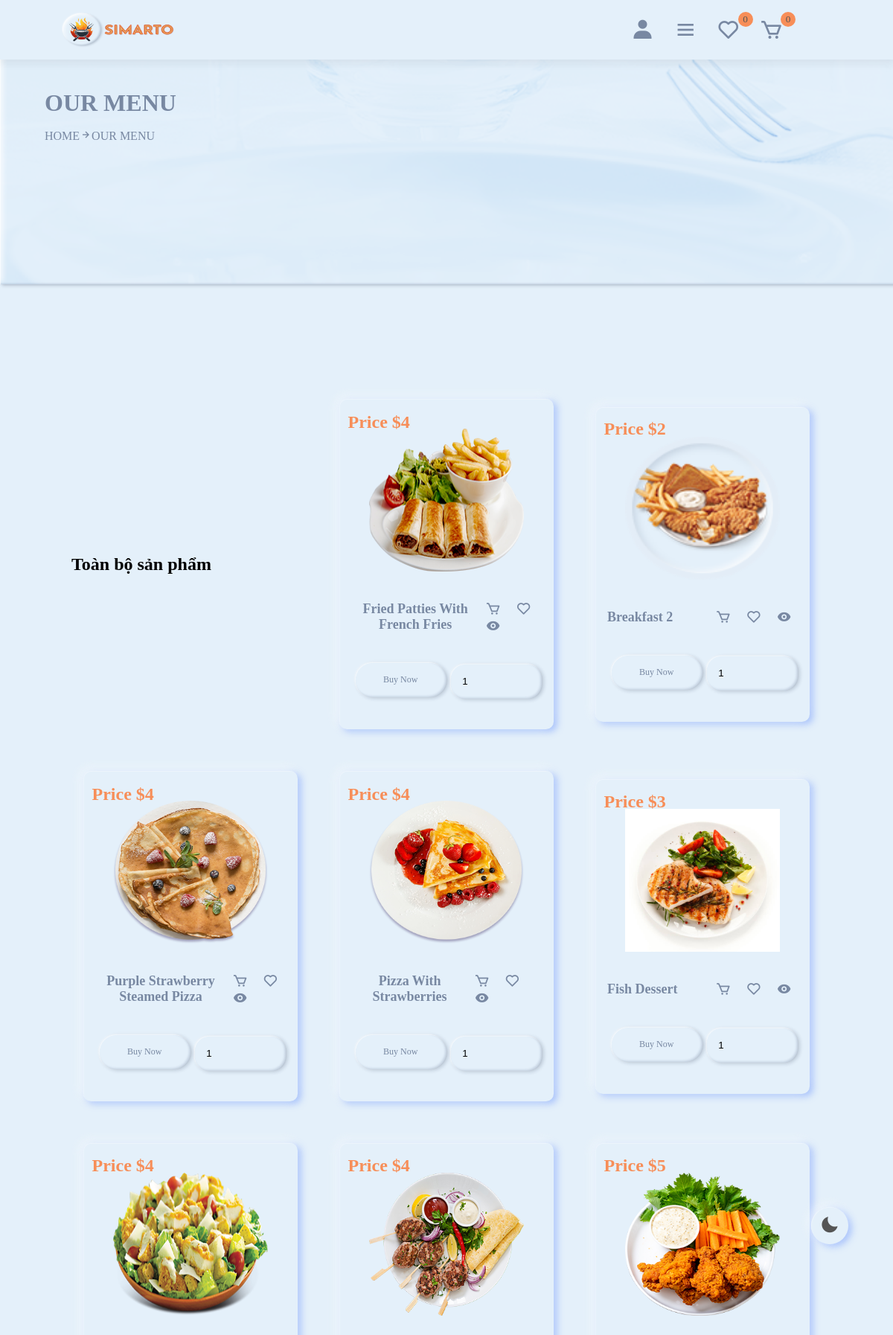
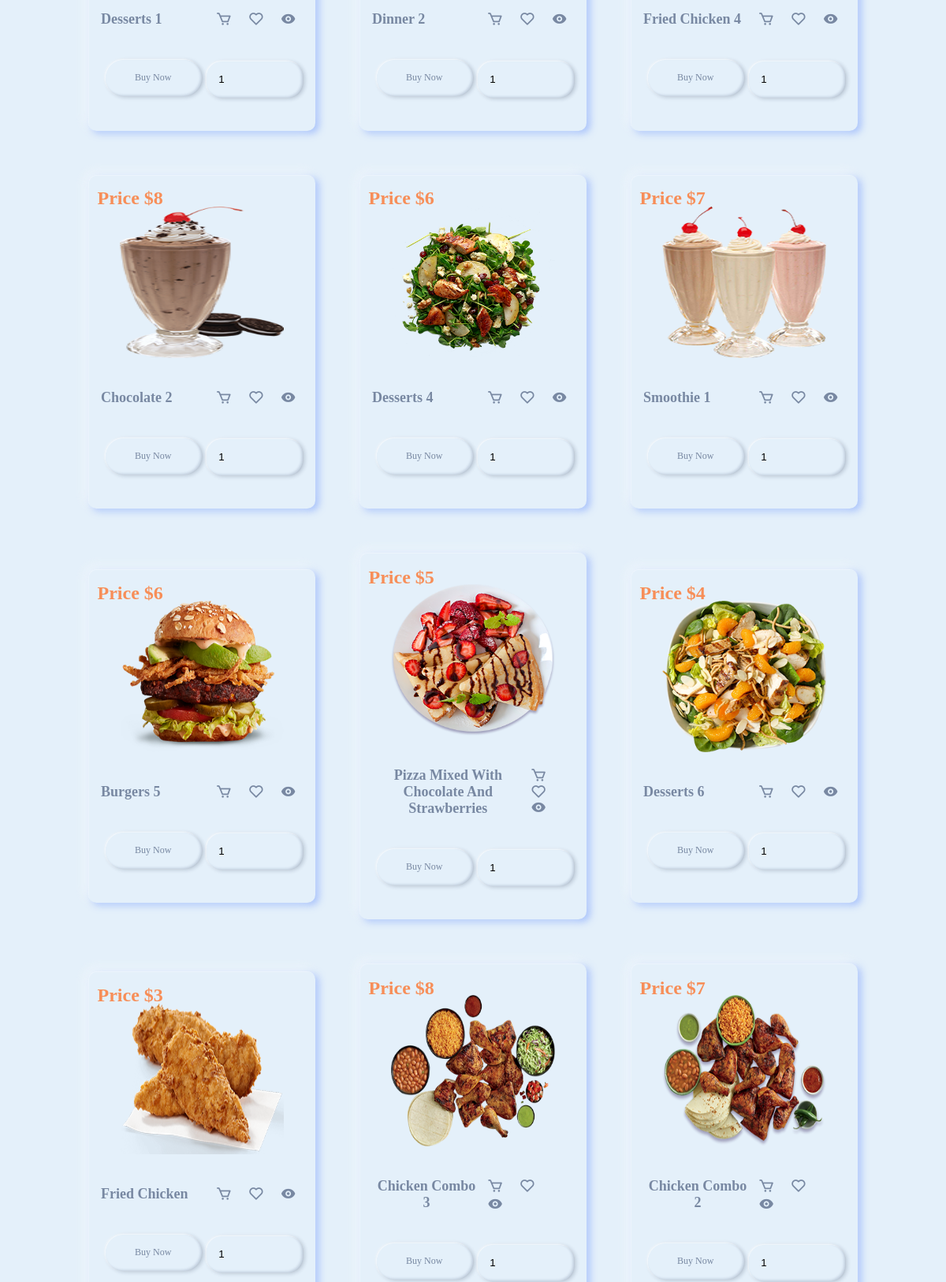
Page /menu.php (upper part) on the committed database (2 pictures, top to bottom).
### tables this page shows
CREATE TABLE `products` (
  `id` varchar(255) NOT NULL,
  `name` varchar(255) NOT NULL,
  `price` varchar(255) NOT NULL,
  `image` varchar(255) NOT NULL,
  `category` varchar(255) NOT NULL,
  `product_detail` varchar(255) NOT NULL,
  `status` varchar(1000) NOT NULL
);

### menu.php (the view, shortened to what this page needs)
<?php
    include './components/connect.php';
?>
<!DOCTYPE html>
<html lang="en">
<head>
    <link href='https://cdnjs.cloudflare.com/ajax/libs/boxicons/2.1.2/css/boxicons.min.css' rel='stylesheet'>
    <link href='https://cdnjs.cloudflare.com/ajax/libs/boxicons/2.1.2/css/transformations.min.css' rel='stylesheet'>
</head>
<body>
    <?php include './components/user_header.php'; ?>
    <div class="banner">
        <div class="detail">
            <h1>Our menu</h1>
            <a href="home.php">Home</a><span><i class="bx bx-right-arrow-alt"></i>Our Menu</span>
        </div>
    </div>
    <section class="products">
        <?php if(isset($_GET['category'])) {
                    $category =$_GET['category'];
                    $category = filter_var($category, FILTER_SANITIZE_STRING);
        ?>
        <div class="box-container">
                <h1>Toàn bộ sản phẩm <?= $_GET['category']; ?></h1>
                <?php
                   $select_products = $conn->prepare("SELECT * FROM `products` WHERE category ='$category' AND status ='active'");
                   $select_products->execute();
                    if($select_products->rowCount() > 0) {
                        while($fetch_products = $select_products->fetch(PDO::FETCH_ASSOC)) {
                ?>
            <form action="" method="post" class="box">
                <img src="./uploaded_img/<?= $fetch_products['image']; ?>" class="image">
                <div class="button">
                        <div><h3 class="name"><?= $fetch_products['name']; ?></h3></div>
                    <div>
                        <button type="submit" name="add_to_cart"><i class="bx bx-cart"></i></button>
                        <button type="submit" name="add_to_wislist"><i class="bx bx-heart"></i></button>
                        <a href="view_page.php?pid=<?= $fetch_products['id']; ?>" class="bx bxs-show"></a>
                    </div>
                </div>
                <p class="price">Price $<?= $fetch_products['price']; ?></p>
                <input type="hidden" name="product_id" value="<?= $fetch_products['id']; ?>"/>
                <div class="flex-btn">
                    <a href="checkout.php?get_id=<?= $fetch_products['id']; ?>" class="btn">Buy Now</a>
                    <input type="number" name="qty" required min="1" value="1" max="99" maxlength="2" class="qty">
                </div>
            </form>
            <?php
                    }
                } else {
                    echo '<div class="empty">
                        <p>No products added Yet!</p>
                    </div>';
                }
            ?>
        </div>
        <?php } else { ?>
            <div class="box-container">
                <h1>Toàn bộ sản phẩm</h1>
                <?php
                   $select_products = $conn->prepare("SELECT * FROM `products` WHERE status = ?");
                   $select_products->execute(['active']);
                    if($select_products->rowCount() > 0) {
                        while($fetch_products = $select_products->fetch(PDO::FETCH_ASSOC)) {
                ?>
            <form action="" method="post" class="box">
                <img src="./uploaded_img/<?= $fetch_products['image']; ?>" class="image">
                <div class="button">
                        <div><h3 class="name"><?= $fetch_products['name']; ?></h3></div>
                    <div>
                        <button type="submit" name="add_to_cart"><i class="bx bx-cart"></i></button>
                        <button type="submit" name="add_to_wislist"><i class="bx bx-heart"></i></button>
                        <a href="view_page.php?pid=<?= $fetch_products['id']; ?>" class="bx bxs-show"></a>
                    </div>
                </div>
                <p class="price">Price $<?= $fetch_products['price']; ?></p>
                <div class="flex-btn">
                    <a href="checkout.php?get_id=<?= $fetch_products['id']; ?>" class="btn">Buy Now</a>
                    <input type="number" name="qty" required min="1" value="1" max="99" maxlength="2" class="qty">
                </div>
            </form>
            <?php
                    }
                } else {
                    echo '<div class="empty">
                        <p>No products added Yet!</p>
                    </div>';
                }
            ?>
        </div>
        <?php } ?>
    </section>
     <?php include './components/dark.php'; ?>
</body>
</html>

### components/user_header.php (shortened to what this page needs)
<div class="head">
    <header>
        <div class="logo">
            <a href="home.php">
                <img src="./images/logo.png"/>
            </a>
        </div>
        <div class="logo1">
            <div class="bx bxs-user" id="user-btn"></div>
            <div class="bx bx-menu" id="menu-btn"></div>
            <?php
                $count_wishlist_item = $conn->prepare("SELECT * FROM `wishlist` WHERE user_id=?");
                $count_wishlist_item->execute([$user_id]);
                $total_wishlist_item = $count_wishlist_item->rowCount();
            ?>
            <a href="wishlist.php" class="cart-btn"><i class="bx bx-heart"></i>
                <sup><?= $total_wishlist_item; ?></sup>
            </a>
            <?php
                $count_cart_item = $conn->prepare("SELECT * FROM `cart` WHERE user_id=?");
                $count_cart_item->execute([$user_id]);
                $total_cart_item = $count_cart_item->rowCount();
            ?>
            <a href="cart.php" class="cart-btn"><i class="bx bx-cart"></i>
            <sup><?= $total_cart_item; ?></sup>
            </a>
        </div>
    </header>
</div>

### components/dark.php (shortened to what this page needs)
<div class="day-night">
    <i class="bx"></i>
</div>

### rows in the picture
products: image (picture), name "Fried Patties With French Fries", price "4"
products: image (picture), name "Breakfast 2", price "2"
products: image (picture), name "Purple Strawberry Steamed Pizza", price "4"
products: image (picture), name "Pizza With Strawberries", price "4"
products: image (picture), name "Fish Dessert", price "3"
products: image (picture), name "Desserts 1", price "4"
products: image (picture), name "Dinner 2", price "4"
products: image (picture), name "Fried Chicken 4", price "5"
products: image (picture), name "Chocolate 2", price "8"
products: image (picture), name "Desserts 4", price "6"
products: image (picture), name "Smoothie 1", price "7"
products: image (picture), name "Burgers 5", price "6"
products: image (picture), name "Pizza Mixed With Chocolate And Strawberries", price "5"
products: image (picture), name "Desserts 6", price "4"
products: image (picture), name "Fried Chicken", price "3"
products: image (picture), name "Chicken Combo 3", price "8"
products: image (picture), name "Chicken Combo 2", price "7"

### other values in the picture
$total_wishlist_item "0"
$total_cart_item "0"
